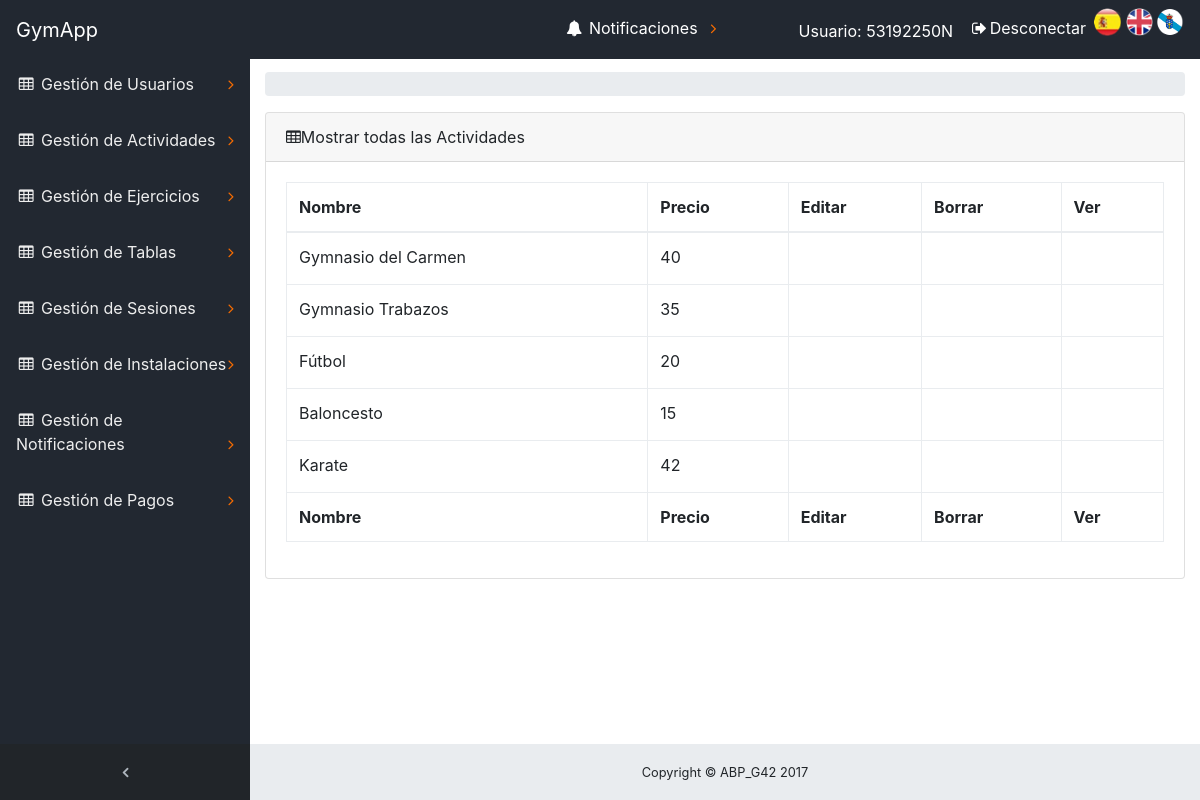
Screenshot of /ABP/index.php?controller=actividad&action=actividadListar (signed in) with the database file from the repository.
### tables this page shows
CREATE TABLE `actividad` (
  `idActividad` bigint(20) NOT NULL,
  `precio` double DEFAULT NULL,
  `nombre` varchar(30) NOT NULL,
  `idInstalaciones` int(3) NOT NULL,
  `plazas` tinyint(4) NOT NULL
);

### ABP/core/ViewManager.php (called while the page is built, shortened)
<?php
class ViewManager {
	private $variables = array();
	public function setVariable($varname, $value, $flash=false) {
		$this->variables[$varname] = $value;
	}
	public function getVariable($varname, $default=NULL) {
		if (!isset($this->variables[$varname])) {
			return $default;
		}
		return $this->variables[$varname];
	}
	public function render($controller, $viewname) {
		include(__DIR__ . "/../view/$controller/$viewname.php");
	}
	private static $viewmanager_singleton = NULL;
	public static function getInstance() {
		if (self::$viewmanager_singleton == null) {
			self::$viewmanager_singleton = new ViewManager();
		}
		return self::$viewmanager_singleton;
	}
}

### ABP/controller/ActividadController.php (called while the page is built, shortened)
<?php
require_once(__DIR__."/../core/ViewManager.php");
require_once(__DIR__ . "/../model/Actividad.php");
require_once(__DIR__ . "/../model/ActividadMapper.php");
class ActividadController extends BaseController{
    private $actividadMapper;
    public function __construct() {
        $this->actividadMapper = new ActividadMapper();
    }
    public function actividadListar() {
        $actividades = $this->actividadMapper->listar();
        $this->view->setVariable("actividades",$actividades);
        $this->view->render("actividad","actividadSHOWALL");
    }
    }
?>

### ABP/index.php (called while the page is built, shortened)
<?php
function run() {
	try {
		$controller = loadController($_GET["controller"]);
		$actionName = $_GET["action"];
		$controller->$actionName();
	} catch(Exception $ex) {
		die("An exception occured!!!!!".$ex->getMessage());
	}
}
function loadController($controllerName) {
	return new $controllerClassName();
}
run();
?>

### ABP/view/messages/messages_es.php (called while the page is built)
<?php
    $i18n_messages = array(
    	'Nombre'=> 'Nombre',
    	'Asunto' => 'Asunto',
    	'contenido' => 'contenido',
    	'nombre' => 'nombre',
    	'El atributo '=>'El atributo ',
    	' no puede ser vacío' => ' no puede ser vacío',
    	'Longitud incorrecta. El atributo ' => 'Longitud incorrecta. El atributo ',
    	' debe tener una longitud máxima de '=>' debe tener una longitud máxima de ',
    	' y tiene '=>' y tiene ',
    	'El atributo no sigue el formato correcto. Pruebe example@example.com' => 'El atributo no sigue el formato correcto. Pruebe example@example.com',
    	' contiene caracteres no alfabéticos'=>' contiene caracteres no alfabéticos',
    	' no esta comprendido en ['=>' no esta comprendido en [',
    	' no puede tener mas de ' => ' no puede tener mas de ',
    	'decimales'=>'decimales',
    	' no tiene 8 números seguidos de una letra: FORMATO INCORRECTO!!!'=>' no tiene 8 números seguidos de una letra: FORMATO INCORRECTO!!!',
    	'La letra del DNI no es correcta'=>'La letra del DNI no es correcta',
    	' no tiene un formato válido de telefeno.'=>' no tiene un formato válido de telefeno.',
    	' debe estar compuesto únicamente por digitos.'=>' debe estar compuesto únicamente por digitos.',
        'precio' => 'precio',
        ': activar para ordenar columna ascendentemente'=>': activar para ordenar columna ascendentemente',
        ': activar para ordenar columna descendentemente'=>': activar para ordenar columna descendentemente',
        'Primero' => 'Primero',
        'Último'=>'Último',
        'Siguiente'=>'Siguiente',
        'Anterior'=>'Anterior',
        'Tabla sin datos'=>'Tabla sin datos',
        'Mostrando _START_ a _END_ de _TOTAL_ elementos'=>'Mostrando _START_ a _END_ de _TOTAL_ elementos',
        'Mostrando 0 a 0 de 0 elementos'=>'Mostrando 0 a 0 de 0 elementos',
        '(filtrados de _MAX_ elementos totales)'=>'(filtrados de _MAX_ elementos totales)',
        'Mostrar _MENU_ elementos'=>'Mostrar _MENU_ elementos',
        'Cargando...'=>'Cargando...',
        'Procesando...'=>'Procesando...',
        'Buscar:'=>'Buscar:',
        'No se encontró nada'=>'No se encontró nada',
        'dni' => 'dni',
        'contraseña' => 'contraseña'
    );
?>

### ABP/core/I18n.php (called while the page is built, shortened)
<?php
class I18n {
	private $messages;
	public function setLanguage($language) {
		$this->messages = $i18n_messages;
	}
	public function i18n($key) {
		if (isset($this->messages[$key])){
			return $this->messages[$key];
		}else{
			return $key;
		}
	}
	private static $i18n_singleton = null;
	public static function getInstance() {
		if (self::$i18n_singleton == NULL) {
			self::$i18n_singleton = new I18n();
		}
		return self::$i18n_singleton;
	}
}
function i18n($key) {
	return I18n::getInstance()->i18n($key);
}

### ABP/model/Actividad.php (called while the page is built, shortened)
<?php
class Actividad
{
        private $idActividad;
        private $precio;
        private $nombre;
        function __construct($idActividad=NULL,$nombre=NULL,$precio=NULL,$idInstalaciones=NULL,$plazas=NULL,$horario=NULL){
            $this->idActividad = $idActividad;
            $this->nombre = $nombre;
            $this->precio = $precio;
        }
    public function getIdActividad() {
        return $this->idActividad;
    }
    public function getNombre() {
        return $this->nombre;
    }
    public function getPrecio() {
        return $this->precio;
    }
}
?>

### ABP/model/ActividadMapper.php (called while the page is built, shortened)
<?php
require_once(__DIR__."/../core/Access_DB.php");
require_once(__DIR__."/Actividad.php");
class ActividadMapper{
    protected $db;
    public function __construct() {
        $this->db = PDOConnection::getInstance();
    }
    public function listar(){
            $stmt = $this->db->query("SELECT * from actividad");
            $actividades_db = $stmt->fetchAll(PDO::FETCH_ASSOC);
            $actividades = array();
            foreach ($actividades_db as $actividad) {
                array_push($actividades, new Actividad($actividad['idActividad'],$actividad['nombre'],$actividad['precio'],$actividad['idInstalaciones'],$actividad['horario']));
            }
        return $actividades;
        }
}
?>

### ABP/core/Access_DB.php (called while the page is built, shortened)
<?php
class PDOConnection {
	private static $db_singleton = null;
	public static function getInstance() {
		if (self::$db_singleton == null) {
			self::$db_singleton = new PDO(
			"mysql:host=".HOST.";dbname=".DB.";charset=utf8",
			USER,
			PASS,
			array(
				PDO::ATTR_EMULATE_PREPARES => false,
				PDO::ATTR_ERRMODE => PDO::ERRMODE_EXCEPTION)
			);
		}
		return self::$db_singleton;
	}
}
?>

### ABP/View/actividad/actividadSHOWALL.php (the view, shortened to what this page needs)
<?php
require_once(__DIR__."/../../core/ViewManager.php");
$view = ViewManager::getInstance();
$actividades = $view->getVariable("actividades");
?>
<div class="content-wrapper">
    <div class="container-fluid">
        <ol class="breadcrumb">
        </ol>
            <div class="card mb-3">
            <div class="card-header">
                <i class="fa fa-table"></i><?= i18n("Mostrar todas las Actividades") ?>
            </div>
            <div class="card-body">
                <div class="table-responsive">
                    <table class="table table-bordered" id="dataTable" width="100%" cellspacing="0" >
                        <thead>
                            <tr>
                            <th><?= i18n("Nombre") ?></th>
                            <th><?= i18n("Precio") ?></th>
                                <th><?= i18n("Editar") ?></th>
                                <th><?= i18n("Borrar") ?></th>
                                <th><?= i18n("Ver") ?></th>
                        </tr>
                        </thead>
                            <tfoot>
                            <tr>
                                <th><?= i18n("Nombre") ?></th>
                                <th><?= i18n("Precio") ?></th>
                                <th><?= i18n("Editar") ?></th>
                                <th><?= i18n("Borrar") ?></th>
                                <th><?= i18n("Ver") ?></th>
                            </tr>
                            </tfoot>
            <tbody>
<?php
                foreach($actividades as $actividad){
?>
                    <tr>
                        <td><?php echo $actividad->getNombre(); ?></td>
                        <td><?php echo $actividad->getPrecio(); ?></td>
                        <td>
                        <a href='./index.php?controller=Actividad&amp;action=actividadEDIT&amp;idActividad=<?php echo $actividad->getIdActividad();?>'><span id="icon-editar" class="icon-pencil22"></span>
                            </a>
                        </td>
                        <td>
                         <a href='./index.php?controller=Actividad&amp;action=actividadDELETE&amp;idActividad=<?php echo $actividad->getIdActividad();?>'><span id="icon-eliminar" class=" icon-bin"></span>
                            </a>
                        </td>
                        <td>
                        <a href='./index.php?controller=Actividad&amp;action=actividadView&amp;idActividad=<?php echo $actividad->getIdActividad();?>'><span id="icon-ver" class="icon-eye-plus"></span>
                        </a>
                        </td>
                    </tr>
<?php
                }
?>
            </tbody>
                        </table>
                        </div>
                    </div>
            </div>
    </div>
</div>

### ABP/view/css/sb-admin.css (style rules this page uses)
html { position: relative; min-height: 100%; }
body { overflow-x: hidden; }
body.sticky-footer { margin-bottom: 56px; }
body.sticky-footer .content-wrapper { min-height: calc(100vh - 56px - 56px); }
body.fixed-nav { padding-top: 56px; }
.content-wrapper { min-height: calc(100vh - 56px); padding-top: 1rem; }
.content-wrapper { overflow-x: hidden; background: white; }
@media (min-width: 992px) { .content-wrapper { margin-left: 250px; } }

### rows the page displays
actividad: nombre "Gymnasio del Carmen", precio "40"
actividad: nombre "Gymnasio Trabazos", precio "35"
actividad: nombre "Fútbol", precio "20"
actividad: nombre "Baloncesto", precio "15"
actividad: nombre "Karate", precio "42"

### other values shown
i18n("GymApp") "GymApp"
i18n("Gestión de Usuarios") "Gestión de Usuarios"
i18n("Gestión de Actividades") "Gestión de Actividades"
i18n("Gestión de Ejercicios") "Gestión de Ejercicios"
i18n("Gestión de Tablas") "Gestión de Tablas"
i18n("Gestión de Sesiones") "Gestión de Sesiones"
i18n("Gestión de Instalaciones") "Gestión de Instalaciones"
i18n("Gestión de Notificaciones") "Gestión de Notificaciones"
i18n("Gestión de Pagos") "Gestión de Pagos"
i18n("Notificaciones") "Notificaciones"
i18n("Usuario") "Usuario"
$_SESSION['currentuser'] "53192250N"
i18n("Desconectar") "Desconectar"
i18n("Mostrar todas las Actividades") "Mostrar todas las Actividades"
i18n("Nombre") "Nombre"
